Frame 1 (no input): blank canvas, image omitted
Frame 60 (the mouse pressed at the canvas centre just before this capture): blank canvas, image omitted
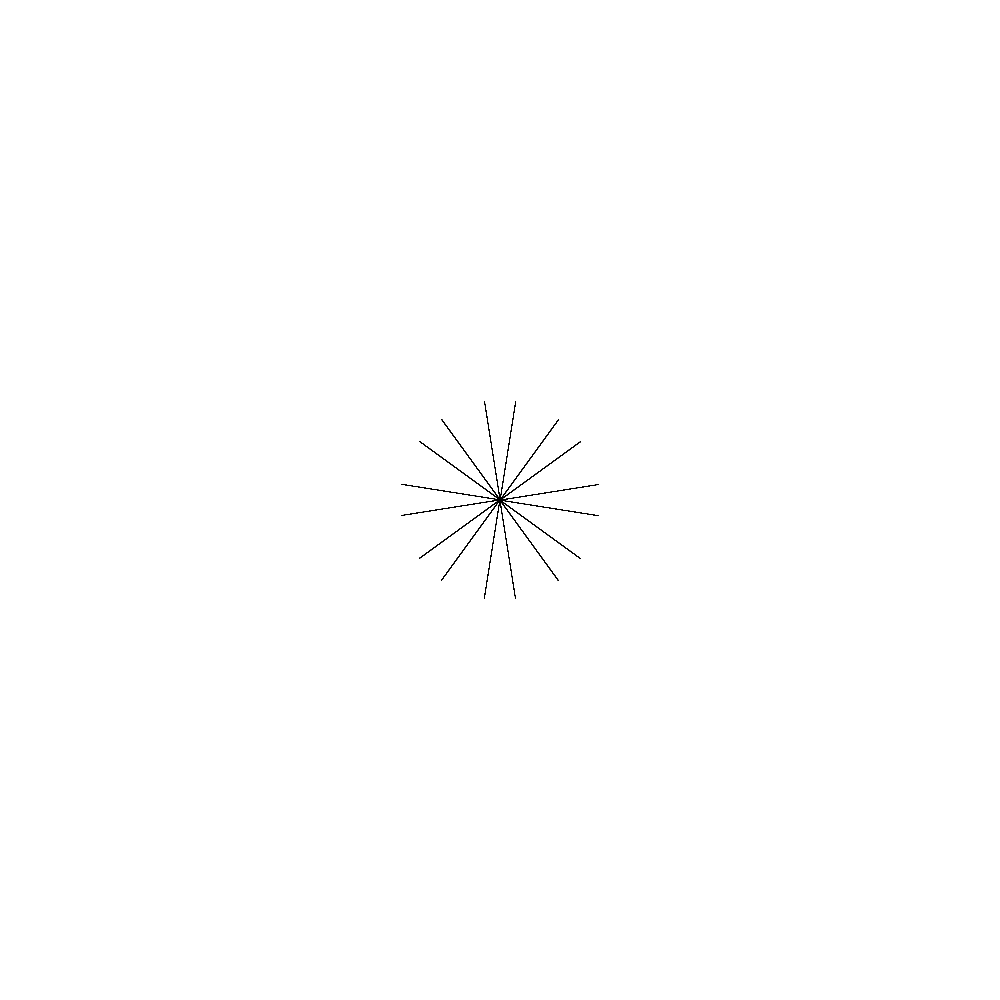
Frame 120 (the mouse held since frame 60 and released just before this capture)

The Processing sketch whose frames 1 and 60 were blank and that drew this single picture after the mouse press (run headless with seeded random() and noise(); from frame 60 on, the mouse is pressed at the canvas centre):

// Processing sketch: processing_71973
// ── processing_71973.pde

//import processing.pdf.*;

int generations = 0; //define int called generations containing 0
String phrase = "F"; //define string called phrase 
float len = 100;
float angle = PI/5;
//float angleMult = 1.5;

void setup() {
  size(1000, 1000); 
  background(255);
  stroke(0);
  println("First phrase is:"+phrase); //print the line "First phrase is: A
  noStroke();
  smooth();
  // beginRecord(PDF, "l-sys_"+second()+"_"+minute()+"_"+hour()+"_"+day()+"_"+month()+"_"+year());
}

void draw() {
  makePhrase(phrase);
  pushMatrix();
  translate(width/2, height/2);
  drawPhrase(phrase);
  rotate(PI/4);
  drawPhrase(phrase);
  rotate(PI/4);
  drawPhrase(phrase);
  rotate(PI/4);
  drawPhrase(phrase);
  rotate(PI/4);
  drawPhrase(phrase);
  rotate(PI/4);
    drawPhrase(phrase);
  rotate(PI/4);
    drawPhrase(phrase);
  rotate(PI/4);
  drawPhrase(phrase);
  popMatrix();
}

void mousePressed() {
  phrase = makePhrase(phrase);
  // println (generations + ": " +phrase);
  fill(255, 90);
  rect(0, 0, width, height);
}

void drawPhrase (String input) {
  int stringLength = input.length();
  char c;
  for (int i=1; i<stringLength; i++) {
    c = input.charAt(i);
    switch(c) {
    case 'F':
      rect(0, 0, len, 0.25);
      fill(0);
      break;
    case 'X':
      translate(len, 0);
      break;
    case '[':
      pushMatrix();
      break;
    case ']':
      popMatrix();
      break;
    case '+':
      // for (int j=1; i<angleMult; i++){
      rotate(angle);
      break;
      //  }
    case '-':
      rotate(-angle);
      break;
    }
  }
}

String makePhrase(String input) { //Function called makePhrase defined as a string type
  String output = ""; //outputting a certain text/numerical phrase
  generations++;
  //println ("The input is this long: "+input.length());
  int stringLength = input.length();
  for (int i=0;i<stringLength;i++) { //output (above) will be a number that begins with 0, will only be printed when less tha the string length, adding 1 each time
    char c = input.charAt(i);
    switch(c) {
    case 'F':
      //println("This is F");
      output+="X[[+F]][[-F]]";
      break;
    case 'X':
      //println("This is X");
      output+="X";
      break;
    case '[':
      //println("This is [");
      output+=c;
      break;
    case ']':
      //println("This is ]");
      output+=c;
      break;
    case '+':
      //println("This is +");
      output+=c;
      break;
    case '-':
      //println("This is -");
      output+=c;
      break;
    default:
      //println("WTF is this");
      break;
    }
    //println(c); //print the above output (variable i)
  }
  //println(output);
  return output;
}

void keyPressed() {
  if (key == '1') {
    save("l-sys_"+second()+"_"+minute()+"_"+hour()+"_"+day()+"_"+month()+"_"+year()+"3.jpeg");
    //    endRecord();
  }
}
